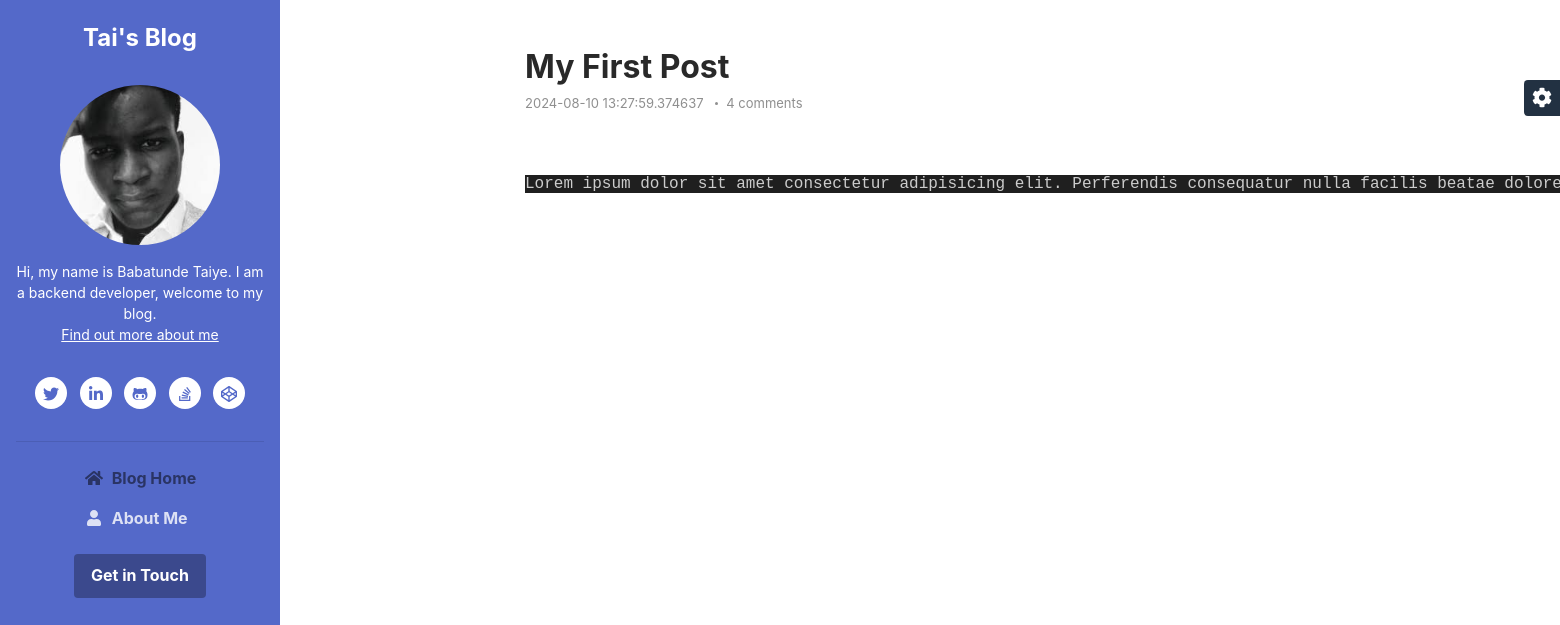
Page /blog/post/my-first-post on the committed database.
### app/models.py (models this page shows, shortened)
class Post(db.Model):
    id = db.Column(db.String, primary_key=True, default=lambda: str(uuid.uuid4()))
    post_image = db.Column(db.String, nullable=False, default='def_post.png')
    title = db.Column(db.String, nullable=False)
    content = db.Column(db.Text, nullable=False)
    slug = db.Column(db.String, nullable=False, unique=True)
    created_at = db.Column(db.DateTime, default=datetime.utcnow)
    updated_at = db.Column(db.DateTime, onupdate=datetime.utcnow)
    published = db.Column(db.Boolean, default=False)
    tags = db.Column(db.String())
    author_id = db.Column(db.Integer, db.ForeignKey('admin.id'), nullable=False)
    images = db.relationship('Images', backref='post', lazy=True)

### app/blog/blog.py (the view)
@blog.route('/post/<string:slug>', methods=['POST', 'GET'])
def actual_post(slug):
    post = Post.query.filter_by(slug=slug).first()
    action = request.form.get('actionField')
    if action == 'publish':
        post.published=True
        db.session.add(post)
        db.session.commit()
        flash('Post has been published')
    elif action == 'delete':
        db.session.delete(post)
        db.session.commit()
        flash('Post has been deleted')
        return redirect(url_for('blog.posts'))
    return render_template('blog-post.html', post=post)

### app/blog/templates/blog-post.html (shortened to what this page needs)
{% extends "base.html" %}
{% block content %}
    <div class="main-wrapper">
	    <article class="blog-post px-3 py-5 p-md-5">
		    <div class="container">
			    <header class="blog-post-header">
				    <h2 class="title mb-2">{{post.title}}</h2>
				    <div class="meta mb-3"><span class="date">{% if post.updated_at %}{{post.updated_at }} {%else%} {{ post.created_at }} {%endif%} </span><span class="comment"><a href="{{ url_for('blog.actual_post', slug=post.slug) }}#disqus_thread">4 comments</a></span></div>
			    </header>
			    {{post.content|safe }}
			</div>
		</article>
	{% endblock %}

### rows in the picture
Post: title "My First Post", created_at "2024-08-10 13:27:59.374637", content "Lorem ipsum dolor sit amet consectetur adipisicing elit. Perferendis consequatur nulla facilis beatae…"
